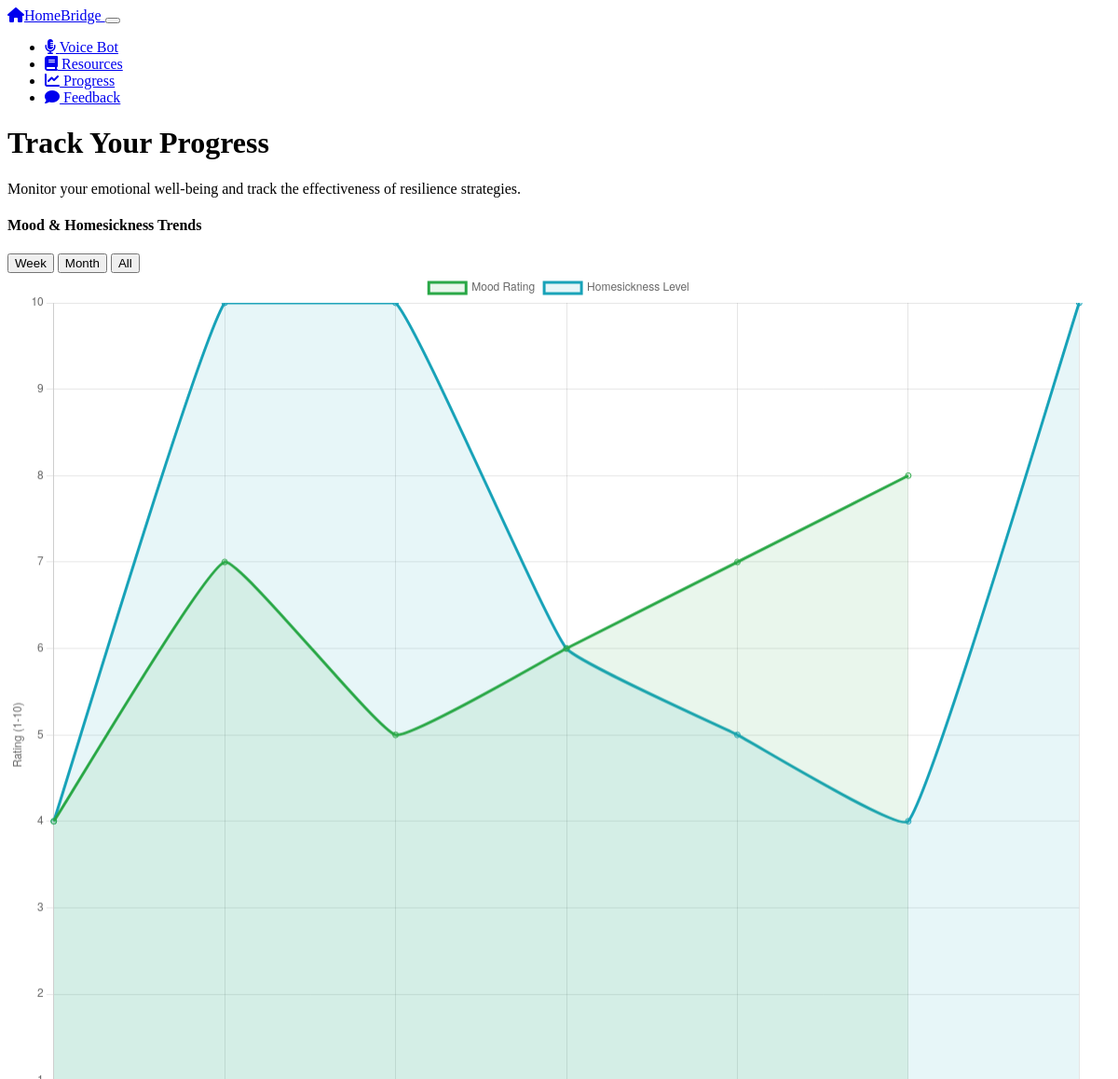
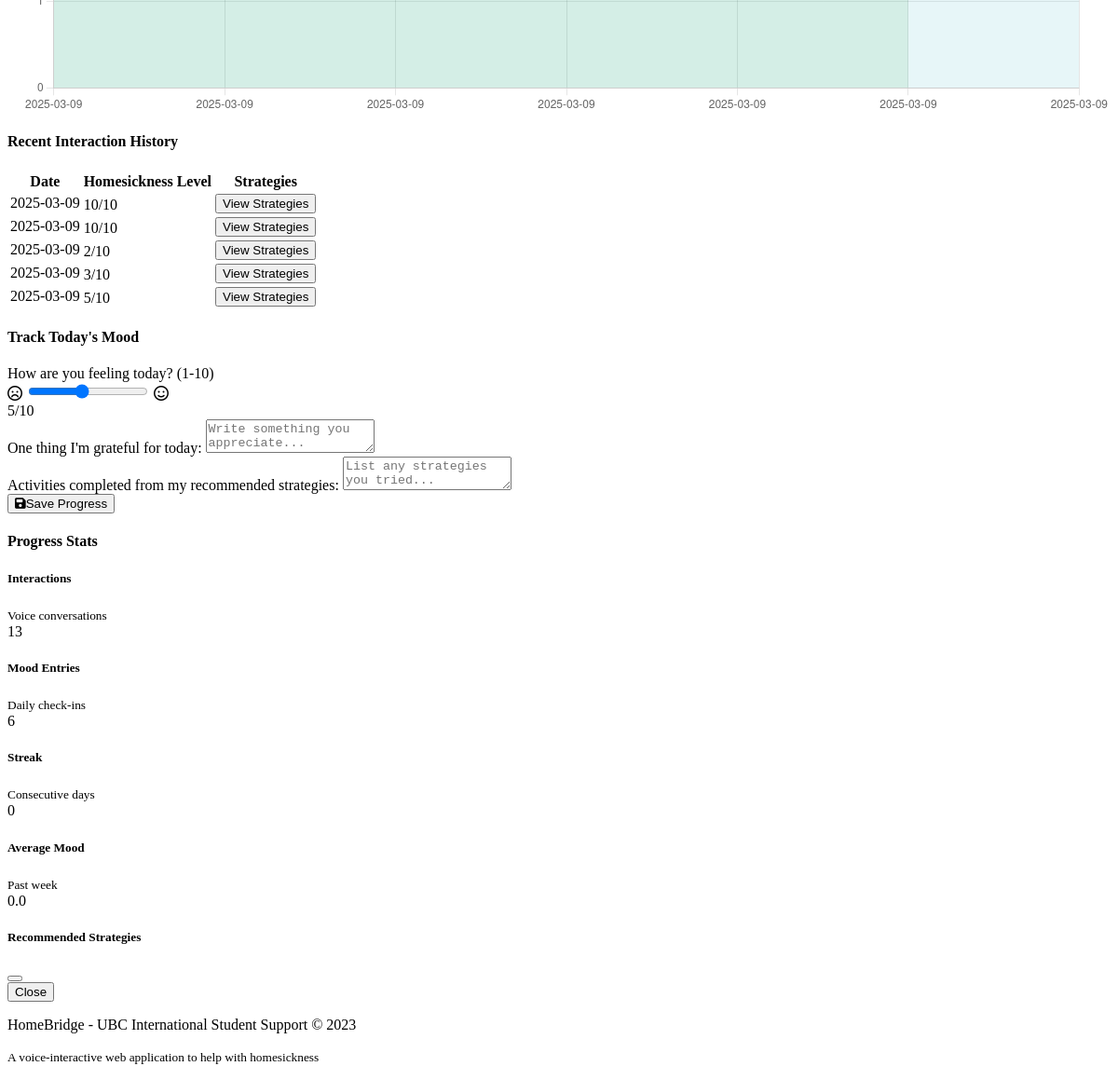
/progress, run on an earlier commit of the app's database (2 pictures, top to bottom).
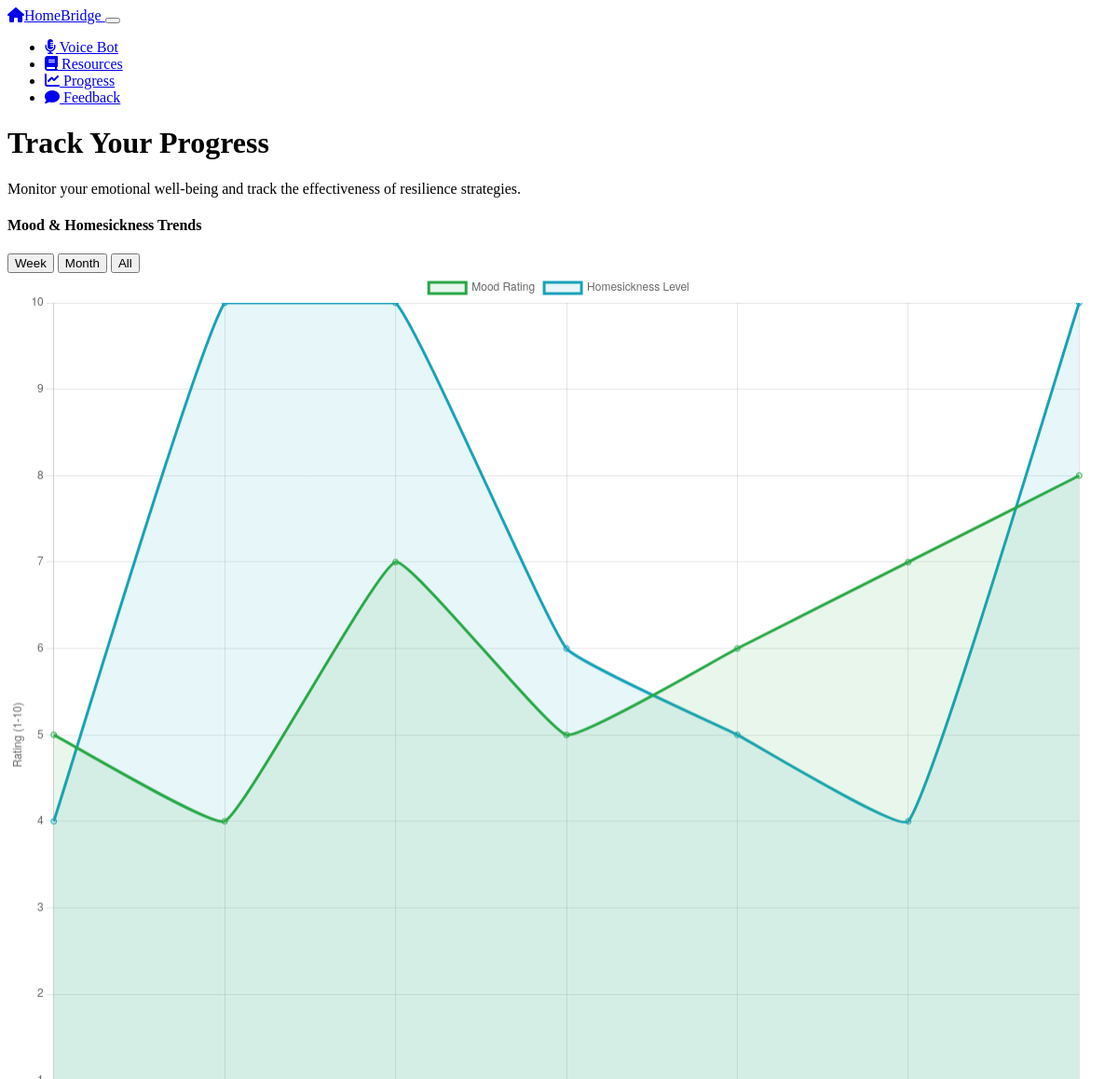
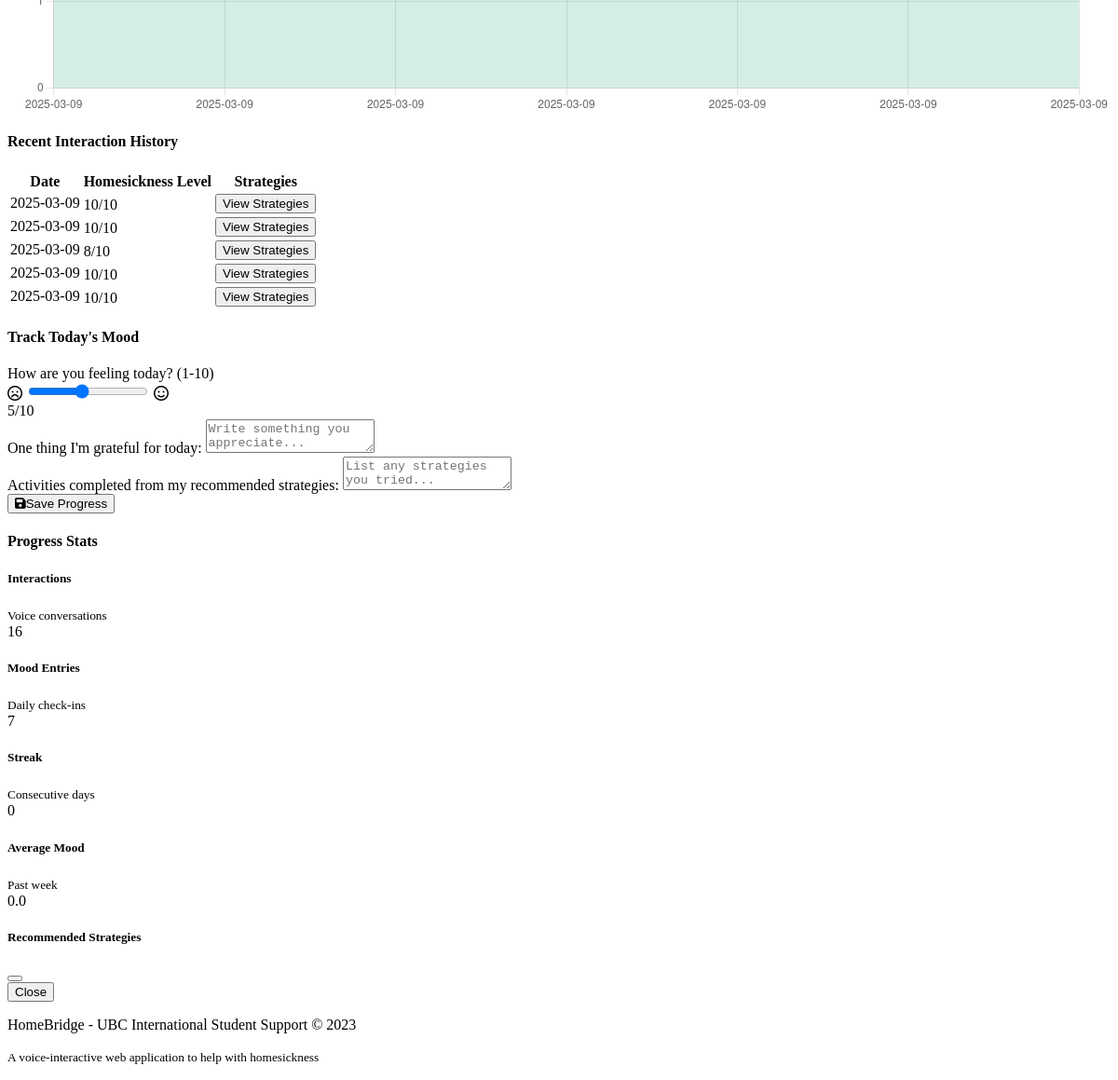
And on a later commit of the database (2 pictures, top to bottom).
### models.py (models this page shows)
class Interaction(db.Model):
    id = db.Column(db.Integer, primary_key=True)
    user_id = db.Column(db.Integer, db.ForeignKey('user.id'), nullable=False)
    transcript = db.Column(db.Text, nullable=False)
    sentiment_score = db.Column(db.Float)
    homesickness_level = db.Column(db.Integer)  # Scale 1-10
    recommended_strategies = db.Column(db.Text)
    timestamp = db.Column(db.DateTime, default=datetime.utcnow)

### routes.py (the view)
@app.route('/progress')
def progress():
    logs = ProgressLog.query.filter_by(user_id=DEMO_USER_ID).order_by(ProgressLog.timestamp.desc()).all()
    interactions = Interaction.query.filter_by(user_id=DEMO_USER_ID).order_by(Interaction.timestamp.desc()).all()
    dates = []
    mood_ratings = []
    homesickness_levels = []
    for log in logs:
        dates.append(log.timestamp.strftime('%Y-%m-%d'))
        mood_ratings.append(log.mood_rating)
    for interaction in interactions:
        if interaction.homesickness_level:
            dates.append(interaction.timestamp.strftime('%Y-%m-%d'))
            homesickness_levels.append(interaction.homesickness_level)
    return render_template('progress.html',
                           logs=logs,
                           interactions=interactions,
                           dates=json.dumps(dates),
                           mood_ratings=json.dumps(mood_ratings),
                           homesickness_levels=json.dumps(homesickness_levels))

### templates/progress.html (shortened to what this page needs)
{% extends 'layout.html' %}
{% block content %}
<div class="row mb-4">
    <div class="col-md-8 offset-md-2 text-center">
        <h1 class="display-5 mb-3">Track Your Progress</h1>
        <p class="lead">
            Monitor your emotional well-being and track the effectiveness of resilience strategies.
        </p>
    </div>
</div>
<div class="row mb-4">
    <div class="col-md-8">
        <div class="card bg-dark shadow mb-4">
            <div class="card-header d-flex justify-content-between align-items-center">
                <h4 class="mb-0">Mood & Homesickness Trends</h4>
                <div class="btn-group">
                    <button type="button" class="btn btn-sm btn-outline-info active" id="week-btn">Week</button>
                    <button type="button" class="btn btn-sm btn-outline-info" id="month-btn">Month</button>
                    <button type="button" class="btn btn-sm btn-outline-info" id="all-btn">All</button>
                </div>
            </div>
            <div class="card-body">
                <canvas id="progressChart" height="250"></canvas>
            </div>
        </div>
        <div class="card bg-dark shadow">
            <div class="card-header">
                <h4 class="mb-0">Recent Interaction History</h4>
            </div>
            <div class="card-body">
                <div class="table-responsive">
                    <table class="table table-hover">
                        <thead>
                            <tr>
                                <th>Date</th>
                                <th>Homesickness Level</th>
                                <th>Strategies</th>
                            </tr>
                        </thead>
                        <tbody>
                            {% if interactions %}
                                {% for interaction in interactions[:5] %}
                                <tr>
                                    <td>{{ interaction.timestamp.strftime('%Y-%m-%d') }}</td>
                                    <td>
                                        {% if interaction.homesickness_level %}
                                            <div class="progress" style="height: 15px;">
                                                <div class="progress-bar bg-info" role="progressbar"
                                                     style="width: {{ interaction.homesickness_level * 10 }}%;"
                                                     aria-valuenow="{{ interaction.homesickness_level }}"
                                                     aria-valuemin="0"
                                                     aria-valuemax="10">{{ interaction.homesickness_level }}/10</div>
                                            </div>
                                        {% else %}
                                            <span class="text-muted">Not assessed</span>
                                        {% endif %}
                                    </td>
                                    <td>
                                        {% if interaction.recommended_strategies %}
                                            <button class="btn btn-sm btn-outline-info view-strategies-btn"
                                                    data-bs-toggle="modal"
                                                    data-bs-target="#strategiesModal"
                                                    data-strategies="{{ interaction.recommended_strategies }}">
                                                View Strategies
                                            </button>
                                        {% else %}
                                            <span class="text-muted">None</span>
                                        {% endif %}
                                    </td>
                                </tr>
                                {% endfor %}
                            {% else %}
                                <tr>
                                    <td colspan="3" class="text-center text-muted">No interaction history yet</td>
                                </tr>
                            {% endif %}
                        </tbody>
                    </table>
                </div>
            </div>
        </div>
    </div>
    <div class="col-md-4">
        <div class="card bg-dark shadow mb-4">
            <div class="card-header">
                <h4 class="mb-0">Track Today's Mood</h4>
            </div>
            <div class="card-body">
                <form action="{{ url_for('add_progress_log') }}" method="POST">
                    <div class="mb-3">
                        <label for="mood_rating" class="form-label">How are you feeling today? (1-10)</label>
                        <div class="d-flex align-items-center">
                            <span class="me-2"><i class="far fa-frown text-danger"></i></span>
                            <input type="range" class="form-range flex-grow-1" min="1" max="10" step="1" id="mood_rating" name="mood_rating" value="5">
                            <span class="ms-2"><i class="far fa-smile text-success"></i></span>
                        </div>
                        <div class="text-center mt-1">
                            <span id="mood_value">5</span>/10
                        </div>
                    </div>
                    <div class="mb-3">
                        <label for="gratitude_entry" class="form-label">One thing I'm grateful for today:</label>
                        <textarea class="form-control" id="gratitude_entry" name="gratitude_entry" rows="2" placeholder="Write something you appreciate..."></textarea>
                    </div>
                    <div class="mb-3">
                        <label for="activities_completed" class="form-label">Activities completed from my recommended strategies:</label>
                        <textarea class="form-control" id="activities_completed" name="activities_completed" rows="2" placeholder="List any strategies you tried..."></textarea>
                    </div>
                    <div class="d-grid">
                        <button type="submit" class="btn btn-info">
                            <i class="fas fa-save me-2"></i>Save Progress
                        </button>
                    </div>
                </form>
            </div>
        </div>
        <div class="card bg-dark shadow">
            <div class="card-header">
                <h4 class="mb-0">Progress Stats</h4>
            </div>
            <div class="card-body">
                <div class="stats-item d-flex justify-content-between align-items-center mb-3 p-3 rounded bg-dark-subtle">
                    <div>
                        <h5 class="mb-0">Interactions</h5>
                        <small class="text-muted">Voice conversations</small>
                    </div>
                    <span class="badge bg-info rounded-pill fs-5">{{ interactions|length if interactions else 0 }}</span>
                </div>
                <div class="stats-item d-flex justify-content-between align-items-center mb-3 p-3 rounded bg-dark-subtle">
                    <div>
                        <h5 class="mb-0">Mood Entries</h5>
                        <small class="text-muted">Daily check-ins</small>
                    </div>
                    <span class="badge bg-info rounded-pill fs-5">{{ logs|length if logs else 0 }}</span>
                </div>
                <div class="stats-item d-flex justify-content-between align-items-center mb-3 p-3 rounded bg-dark-subtle">
                    <div>
                        <h5 class="mb-0">Streak</h5>
                        <small class="text-muted">Consecutive days</small>
                    </div>
                    <span class="badge bg-info rounded-pill fs-5">{{ 0 }}</span>
                </div>
                <div class="stats-item d-flex justify-content-between align-items-center p-3 rounded bg-dark-subtle">
                    <div>
                        <h5 class="mb-0">Average Mood</h5>
                        <small class="text-muted">Past week</small>
                    </div>
                    <span class="badge bg-info rounded-pill fs-5">
                        {% if logs|length > 0 %}
                            {% set total = 0 %}
                            {% for log in logs[:7] %}
                                {% set total = total + log.mood_rating %}
                            {% endfor %}
                            {{ (total / logs[:7]|length)|round(1) }}
                        {% else %}
                            -
                        {% endif %}
                    </span>
                </div>
            </div>
        </div>
    </div>
</div>
<div class="modal fade" id="strategiesModal" tabindex="-1" aria-labelledby="strategiesModalLabel" aria-hidden="true">
    <div class="modal-dialog">
        <div class="modal-content">
            <div class="modal-header">
                <h5 class="modal-title" id="strategiesModalLabel">Recommended Strategies</h5>
                <button type="button" class="btn-close" data-bs-dismiss="modal" aria-label="Close"></button>
            </div>
            <div class="modal-footer">
                <button type="button" class="btn btn-secondary" data-bs-dismiss="modal">Close</button>
            </div>
        </div>
    </div>
</div>
{% endblock %}

### templates/layout.html (shortened to what this page needs)
<!DOCTYPE html>
<html lang="en" data-bs-theme="dark">
<head>
    <link rel="stylesheet" href="https://cdn.replit.com/agent/bootstrap-agent-dark-theme.min.css">
    <link rel="stylesheet" href="{{ url_for('static', filename='css/style.css') }}">
    <link rel="stylesheet" href="https://cdnjs.cloudflare.com/ajax/libs/font-awesome/6.4.0/css/all.min.css">
</head>
<body>
    <nav class="navbar navbar-expand-lg navbar-dark bg-dark mb-4">
        <div class="container">
            <a class="navbar-brand" href="{{ url_for('index') }}">
                <i class="fas fa-home me-2"></i>HomeBridge
            </a>
            <button class="navbar-toggler" type="button" data-bs-toggle="collapse" data-bs-target="#navbarNav" aria-controls="navbarNav" aria-expanded="false" aria-label="Toggle navigation">
            </button>
            <div class="collapse navbar-collapse" id="navbarNav">
                <ul class="navbar-nav ms-auto">
                    <li class="nav-item">
                        <a class="nav-link {% if request.path == '/' %}active{% endif %}" href="{{ url_for('index') }}">
                            <i class="fas fa-microphone-alt me-1"></i> Voice Bot
                        </a>
                    </li>
                    <li class="nav-item">
                        <a class="nav-link {% if request.path == '/resources' %}active{% endif %}" href="{{ url_for('resources') }}">
                            <i class="fas fa-book me-1"></i> Resources
                        </a>
                    </li>
                    <li class="nav-item">
                        <a class="nav-link {% if request.path == '/progress' %}active{% endif %}" href="{{ url_for('progress') }}">
                            <i class="fas fa-chart-line me-1"></i> Progress
                        </a>
                    </li>
                    <li class="nav-item">
                        <a class="nav-link {% if request.path == '/feedback' %}active{% endif %}" href="{{ url_for('feedback') }}">
                            <i class="fas fa-comment me-1"></i> Feedback
                        </a>
                    </li>
                </ul>
            </div>
        </div>
    </nav>
    <div class="container mb-5">
        {% block content %}{% endblock %}
    </div>
    <footer class="py-4 bg-dark mt-5">
        <div class="container text-center">
            <p class="text-muted mb-0">
                HomeBridge - UBC International Student Support &copy; 2023
            </p>
            <p class="text-muted mb-0">
                <small>A voice-interactive web application to help with homesickness</small>
            </p>
        </div>
    </footer>
</body>
</html>

### static/css/style.css (style rules this page uses)
:root { --transition-speed: 0.3s; }
body { transition: opacity 0.5s ease; }
.fade-in { opacity: 1; }
.stats-item { transition: transform var(--transition-speed) ease; }

What changed in the data, as far as the page shows it:
no longer on this page (row unchanged): Interaction: timestamp "2025-03-09", homesickness_level "2"
no longer on this page (row unchanged): Interaction: timestamp "2025-03-09", homesickness_level "3"
no longer on this page (row unchanged): Interaction: timestamp "2025-03-09", homesickness_level "5"
added Interaction: timestamp "2025-03-09", homesickness_level "10"
added Interaction: timestamp "2025-03-09", homesickness_level "10"
added Interaction: timestamp "2025-03-09", homesickness_level "8"
Also different on the page:
chart data {{ mood_ratings|safe }}: [4, 7, 5, 6, 7, 8] → [5, 4, 7, 5, 6, 7, 8]
chart data {{ homesickness_levels|safe }}: [10, 10, 2, 3, 5, 6, 4, 10, 10, 6, 5, 4, 10] → [10, 10, 8, 10, 10, 2, 3, 5, 6, 4, 10, 10, 6, 5, 4, 10]
{{ interactions|length if interactions else 0 }}: "13" → "16"
{{ logs|length if logs else 0 }}: "6" → "7"
